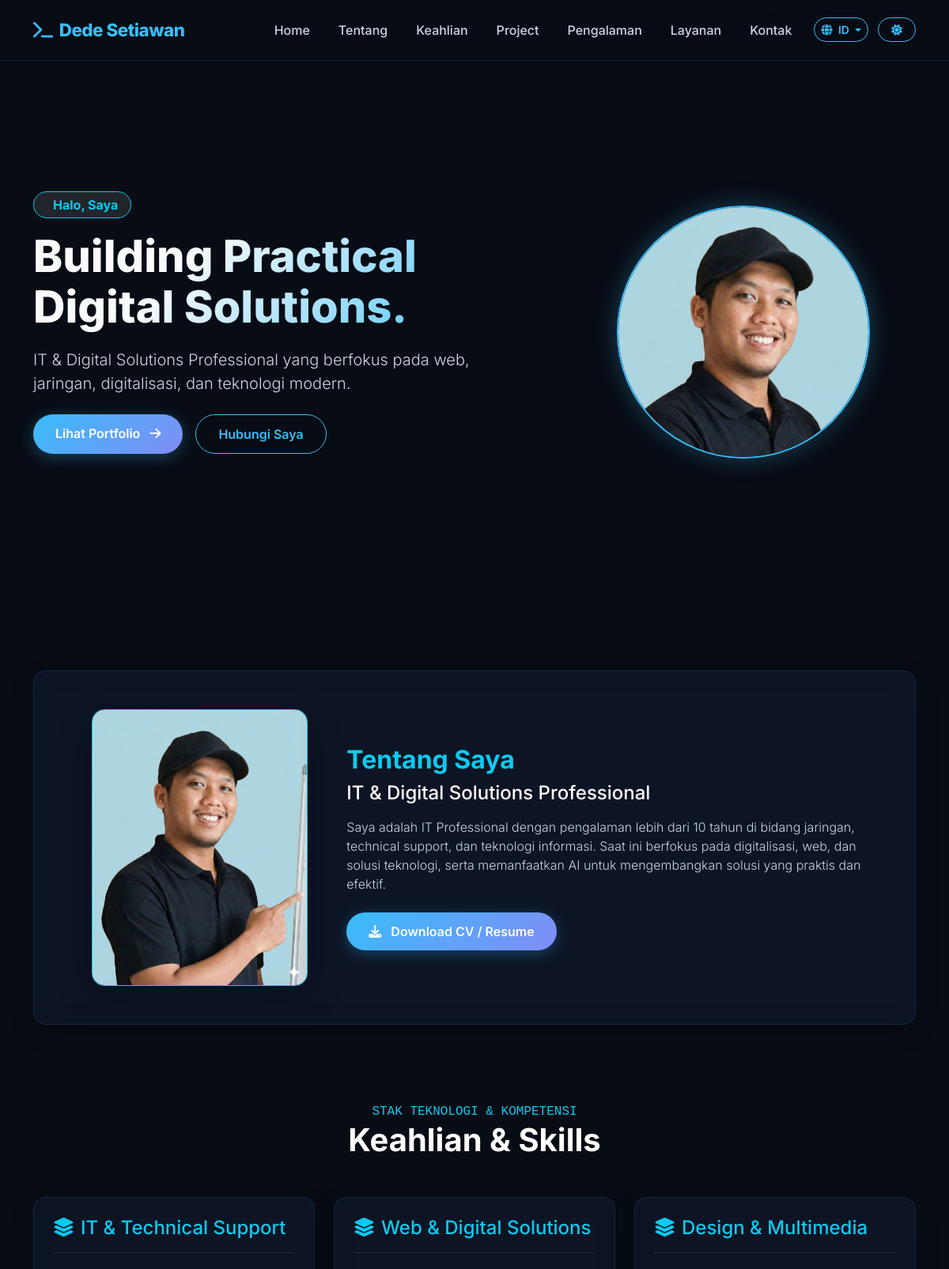
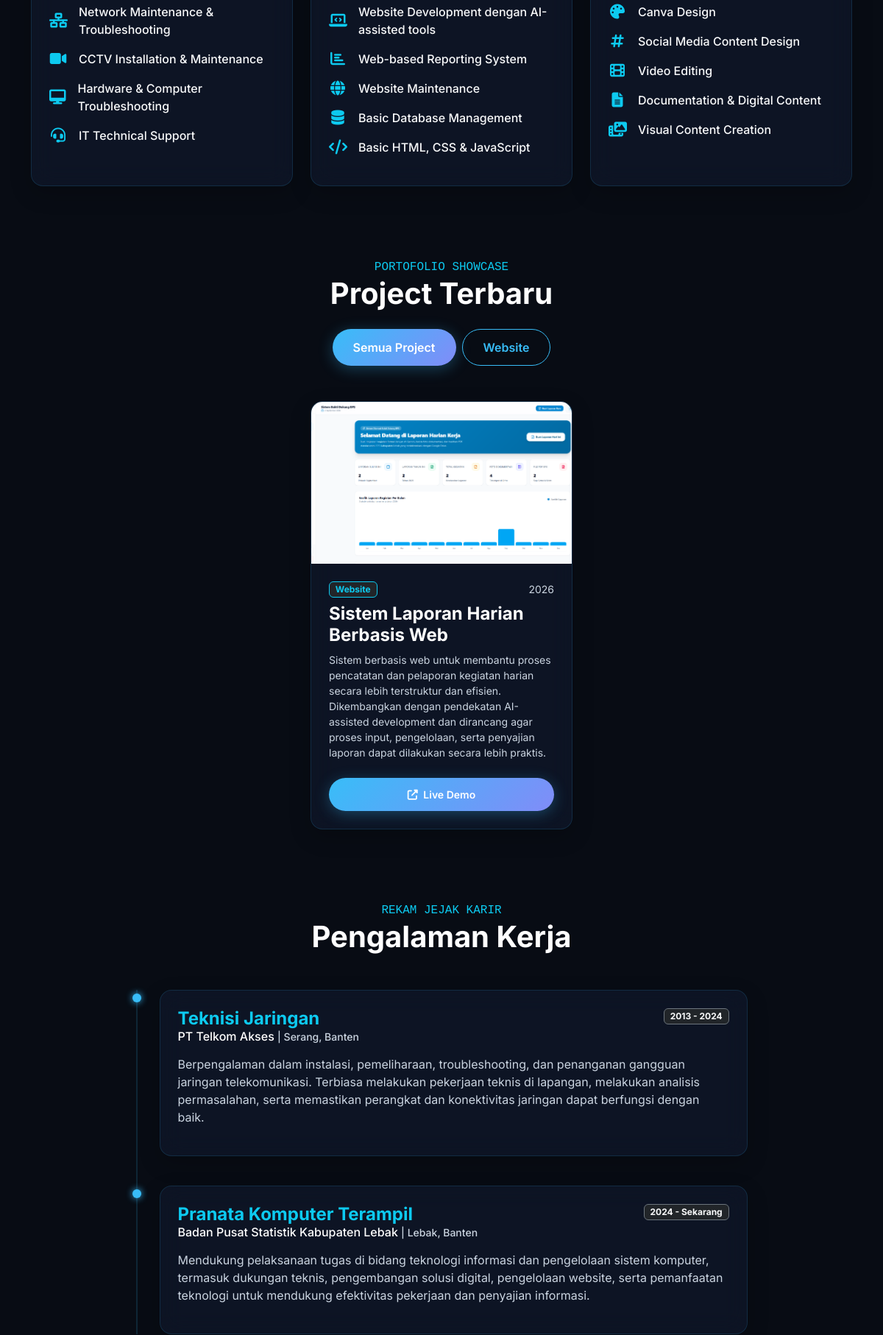
The page / (upper part) on the database its author committed (2 pictures, top to bottom).
### tables this page shows
CREATE TABLE `site_settings` (
  `id` int(11) NOT NULL AUTO_INCREMENT,
  `site_title` varchar(150) DEFAULT 'Developer Portfolio | IT Professional',
  `owner_name` varchar(100) DEFAULT '[NAMA ANDA]',
  `headline` varchar(255) DEFAULT 'Building Digital Experiences That Matter.',
  `bio_short` text DEFAULT NULL,
  `email` varchar(100) DEFAULT 'admin@example.com',
  `phone_whatsapp` varchar(20) DEFAULT '+6281234567890',
  `location` varchar(100) DEFAULT 'Indonesia',
  `cv_file` varchar(255) DEFAULT NULL,
  `favicon` varchar(255) DEFAULT NULL,
  `logo` varchar(255) DEFAULT NULL,
  `primary_color` varchar(20) DEFAULT '#38bdf8',
  `footer_text` varchar(255) DEFAULT 'All Rights Reserved.',
  `meta_keywords` text DEFAULT NULL,
  `meta_description` text DEFAULT NULL,
  `og_image` varchar(255) DEFAULT NULL,
  `updated_at` timestamp NOT NULL DEFAULT current_timestamp() ON UPDATE current_timestamp(),
  `telegram_bot_token` varchar(255) DEFAULT NULL,
  `telegram_chat_id` varchar(100) DEFAULT NULL,
  PRIMARY KEY (`id`)
);

CREATE TABLE `hero` (
  `id` int(11) NOT NULL AUTO_INCREMENT,
  `greeting` varchar(100) DEFAULT 'Halo, Saya',
  `greeting_en` varchar(100) DEFAULT NULL,
  `headline` varchar(255) DEFAULT 'Pranata Komputer & Fullstack Developer',
  `headline_en` varchar(255) DEFAULT NULL,
  `subheadline` text DEFAULT NULL,
  `subheadline_en` text DEFAULT NULL,
  `cta_text_primary` varchar(50) DEFAULT 'Lihat Portfolio',
  `cta_url_primary` varchar(255) DEFAULT '#projects',
  `cta_text_secondary` varchar(50) DEFAULT 'Hubungi Saya',
  `cta_url_secondary` varchar(255) DEFAULT '#contact',
  `profile_image` varchar(255) DEFAULT NULL,
  `is_active` tinyint(1) DEFAULT 1,
  PRIMARY KEY (`id`)
);

CREATE TABLE `profile` (
  `id` int(11) NOT NULL AUTO_INCREMENT,
  `full_name` varchar(100) DEFAULT '[NAMA LENGKAP]',
  `headline` varchar(200) DEFAULT 'IT & Software Engineering Specialist',
  `headline_en` varchar(255) DEFAULT NULL,
  `about_text` longtext DEFAULT NULL,
  `about_text_en` text DEFAULT NULL,
  `years_experience` int(11) DEFAULT 5,
  `projects_completed` int(11) DEFAULT 30,
  `websites_built` int(11) DEFAULT 25,
  `technologies_count` int(11) DEFAULT 15,
  `resume_file` varchar(255) DEFAULT NULL,
  `profile_image` varchar(255) DEFAULT NULL,
  PRIMARY KEY (`id`)
);

CREATE TABLE `skill_categories` (
  `id` int(11) NOT NULL AUTO_INCREMENT,
  `category_name` varchar(100) NOT NULL,
  `category_name_en` varchar(100) DEFAULT NULL,
  `display_order` int(11) DEFAULT 0,
  PRIMARY KEY (`id`)
);

CREATE TABLE `skills` (
  `id` int(11) NOT NULL AUTO_INCREMENT,
  `category_id` int(11) NOT NULL,
  `name` varchar(100) NOT NULL,
  `name_en` varchar(100) DEFAULT NULL,
  `level_percentage` int(11) DEFAULT 85,
  `icon_class` varchar(100) DEFAULT 'fas fa-code',
  `display_order` int(11) DEFAULT 0,
  PRIMARY KEY (`id`),
  KEY `category_id` (`category_id`),
  CONSTRAINT `skills_ibfk_1` FOREIGN KEY (`category_id`) REFERENCES `skill_categories` (`id`) ON DELETE CASCADE
);

CREATE TABLE `projects` (
  `id` int(11) NOT NULL AUTO_INCREMENT,
  `title` varchar(200) NOT NULL,
  `slug` varchar(200) NOT NULL,
  `category` varchar(100) DEFAULT 'Web',
  `short_description` text DEFAULT NULL,
  `full_description` longtext DEFAULT NULL,
  `thumbnail` varchar(255) DEFAULT NULL,
  `demo_url` varchar(255) DEFAULT NULL,
  `github_url` varchar(255) DEFAULT NULL,
  `project_year` varchar(10) DEFAULT '2026',
  `status` enum('Completed','In Progress','Maintained') DEFAULT 'Completed',
  `is_featured` tinyint(1) DEFAULT 0,
  `display_order` int(11) DEFAULT 0,
  `created_at` timestamp NOT NULL DEFAULT current_timestamp(),
  `title_en` varchar(150) DEFAULT NULL,
  `short_description_en` text DEFAULT NULL,
  `description_en` text DEFAULT NULL,
  PRIMARY KEY (`id`),
  UNIQUE KEY `slug` (`slug`)
);

CREATE TABLE `experiences` (
  `id` int(11) NOT NULL AUTO_INCREMENT,
  `position` varchar(150) NOT NULL,
  `company` varchar(150) NOT NULL,
  `location` varchar(100) DEFAULT NULL,
  `start_date` varchar(50) NOT NULL,
  `end_date` varchar(50) DEFAULT 'Present',
  `is_current` tinyint(1) DEFAULT 0,
  `description` text DEFAULT NULL,
  `tech_used` varchar(255) DEFAULT NULL,
  `display_order` int(11) DEFAULT 0,
  `position_en` varchar(100) DEFAULT NULL,
  `company_en` varchar(100) DEFAULT NULL,
  `description_en` text DEFAULT NULL,
  PRIMARY KEY (`id`)
);

### index.php (the view, shortened to what the rows shown need)
<?php
require_once __DIR__ . '/config/database.php';
require_once __DIR__ . '/config/helper.php';
require_once __DIR__ . '/config/lang.php';
$settings = db()->query("SELECT * FROM site_settings LIMIT 1")->fetch();
$hero = db()->query("SELECT * FROM hero LIMIT 1")->fetch();
$profile = db()->query("SELECT * FROM profile LIMIT 1")->fetch();
$skill_categories = db()->query("SELECT * FROM skill_categories ORDER BY display_order ASC")->fetchAll();
$projects = db()->query("SELECT * FROM projects ORDER BY display_order ASC, id DESC")->fetchAll();
$experiences = db()->query("SELECT * FROM experiences ORDER BY display_order ASC, id DESC")->fetchAll();
?>
<!DOCTYPE html>
<html lang="<?= $current_lang ?>">
<head>
    <link href="https://cdn.jsdelivr.net/npm/bootstrap@5.3.0/dist/css/bootstrap.min.css" rel="stylesheet">
    <link href="https://cdnjs.cloudflare.com/ajax/libs/font-awesome/6.4.0/css/all.min.css" rel="stylesheet">
    <link href="https://unpkg.com/aos@2.3.1/dist/aos.css" rel="stylesheet">
    <link href="<?= BASE_URL ?>assets/css/style.css?v=<?= time() ?>" rel="stylesheet">
</head>
<body>
    <nav class="navbar navbar-expand-lg fixed-top navbar-custom">
        <div class="container">
            <a class="navbar-brand" href="#hero">
                <i class="fas fa-terminal me-2"></i><?= sanitize($settings['owner_name'] ?? 'DEV.PORTFOLIO') ?>
            </a>
            <div class="collapse navbar-collapse" id="navbarNav">
                <ul class="navbar-nav ms-auto align-items-center gap-1">
                </ul>
            </div>
        </div>
    </nav>
    <section id="hero" class="hero-section">
        <div class="container">
            <div class="row align-items-center g-5">
                <div class="col-lg-7" data-aos="fade-right">
                    <span class="badge bg-dark border border-info text-info px-3 py-2 rounded-pill mb-3 fs-6">
                        <i class="fas fa-sparkles me-2"></i><?= sanitize(get_trans($hero, 'greeting', 'Halo, Saya')) ?>
                    </span>
                    <h1 class="hero-title"><?= sanitize(get_trans($hero, 'headline', 'Building Digital Experiences')) ?></h1>
                    <p class="lead text-muted mb-4 fs-5" style="max-width: 600px;"><?= sanitize(get_trans($hero, 'subheadline')) ?></p>
                    <div class="d-flex flex-wrap gap-3 mb-4">
                        <a href="<?= sanitize($hero['cta_url_primary'] ?? '#projects') ?>" class="btn btn-futuristic">
                            <?= sanitize($current_lang === 'en' ? $t['see_portfolio'] : ($hero['cta_text_primary'] ?? $t['see_portfolio'])) ?> <i class="fas fa-arrow-right ms-2"></i>
                        </a>
                        <a href="<?= sanitize($hero['cta_url_secondary'] ?? '#contact') ?>" class="btn btn-outline-futuristic">
                            <?= sanitize($current_lang === 'en' ? $t['contact_me'] : ($hero['cta_text_secondary'] ?? $t['contact_me'])) ?>
                        </a>
                    </div>
                </div>
                <div class="col-lg-5 text-center" data-aos="fade-left">
                    <div class="hero-profile-wrapper">
                        <?php if (!empty($hero['profile_image'])): ?>
                            <img src="<?= UPLOAD_URL . sanitize($hero['profile_image']) ?>" alt="Profile" class="hero-profile-img">
                        <?php else: ?>
                            <img src="https://images.unsplash.com/photo-1534528741775-53994a69daeb?auto=format&fit=crop&w=600&q=80" alt="Profile" class="hero-profile-img">
                        <?php endif; ?>
                    </div>
                </div>
            </div>
        </div>
    </section>
    <section id="about" class="py-5">
        <div class="container">
            <div class="glass-box p-4 p-md-5" data-aos="fade-up">
                <div class="row align-items-center g-4">
                    <div class="col-lg-4 text-center">
                        <?php if (!empty($profile['profile_image'])): ?>
                            <img src="<?= UPLOAD_URL . sanitize($profile['profile_image']) ?>" class="img-fluid rounded-4 border border-info shadow-lg" style="max-height: 350px; object-fit: cover;">
                        <?php else: ?>
                            <div class="p-5 text-center bg-dark rounded-4 text-muted"><i class="fas fa-user-tie fs-1"></i></div>
                        <?php endif; ?>
                    </div>
                    <div class="col-lg-8">
                        <h2 class="text-info fw-bold mb-2"><?= $t['about_me'] ?></h2>
                        <h4 class="text-white mb-3"><?= sanitize(get_trans($profile, 'headline')) ?></h4>
                        <p class="text-muted lead fs-6 mb-4" style="white-space: pre-wrap;"><?= sanitize(get_trans($profile, 'about_text')) ?></p>
                        <?php if (!empty($profile['resume_file'])): ?>
                            <a href="<?= UPLOAD_URL . sanitize($profile['resume_file']) ?>" target="_blank" class="btn btn-futuristic">
                                <i class="fas fa-download me-2"></i> <?= $t['download_cv'] ?>
                            </a>
                        <?php endif; ?>
                    </div>
                </div>
            </div>
        </div>
    </section>
    <section id="skills" class="py-5">
        <div class="container">
            <div class="text-center mb-5" data-aos="fade-up">
                <h2 class="fw-bold text-white fs-1"><?= $t['skills_title'] ?></h2>
            </div>
            <div class="row g-4">
                <?php foreach ($skill_categories as $cat): ?>
                    <div class="col-lg-4 col-md-6" data-aos="fade-up">
                        <div class="glass-box p-4 h-100">
                            <h4 class="text-info mb-4 border-bottom border-secondary border-opacity-25 pb-3">
                                <i class="fas fa-layer-group me-2"></i><?= sanitize(get_trans($cat, 'category_name')) ?>
                            </h4>
                            <?php
                            $s_stmt = db()->prepare("SELECT * FROM skills WHERE category_id = ? ORDER BY display_order ASC");
                            $s_stmt->execute([$cat['id']]);
                            $cat_skills = $s_stmt->fetchAll();
                            ?>
                            <ul class="list-unstyled mb-0">
                                <?php foreach ($cat_skills as $sk): ?>
                                    <li class="d-flex align-items-center mb-3 text-light">
                                        <i class="<?= sanitize(!empty($sk['icon_class']) ? $sk['icon_class'] : 'fas fa-check-circle') ?> text-info me-3 fs-5" style="width: 24px; text-align: center;"></i>
                                        <span class="fw-medium"><?= sanitize(get_trans($sk, 'name')) ?></span>
                                    </li>
                                <?php endforeach; ?>
                            </ul>
                        </div>
                    </div>
                <?php endforeach; ?>
            </div>
        </div>
    </section>
    <section id="projects" class="py-5">
        <div class="container">
            <div class="text-center mb-5" data-aos="fade-up">
                <h2 class="fw-bold text-white fs-1"><?= $t['recent_projects'] ?></h2>
            </div>
            <div class="row g-4 justify-content-center" id="projects-grid">
                <?php foreach ($projects as $pj): ?>
                    <div class="col-lg-4 col-md-6 project-item" data-category="<?= sanitize($pj['category']) ?>" data-aos="fade-up">
                        <div class="glass-box project-card">
                            <?php if (!empty($pj['thumbnail'])): ?>
                                <img src="<?= UPLOAD_URL . sanitize($pj['thumbnail']) ?>" alt="Project" class="project-thumb">
                            <?php else: ?>
                                <div class="bg-dark text-muted d-flex align-items-center justify-content-center" style="height: 220px;"><i class="fas fa-image fs-1"></i></div>
                            <?php endif; ?>
                            <div class="p-4 d-flex flex-column flex-grow-1">
                                <div class="d-flex justify-content-between align-items-center mb-2">
                                    <span class="badge bg-dark border border-info text-info"><?= sanitize($pj['category']) ?></span>
                                    <small class="text-muted"><?= sanitize($pj['project_year']) ?></small>
                                </div>
                                <h4 class="text-white fw-bold mb-2"><?= sanitize(get_trans($pj, 'title')) ?></h4>
                                <p class="text-muted small mb-4 flex-grow-1"><?= sanitize(get_trans($pj, 'short_description')) ?></p>
                                <div class="d-flex gap-2">
                                    <?php if (!empty($pj['demo_url'])): ?>
                                        <a href="<?= sanitize($pj['demo_url']) ?>" target="_blank" class="btn btn-sm btn-futuristic w-100"><i class="fas fa-external-link-alt me-1"></i> <?= $t['live_demo'] ?></a>
                                    <?php endif; ?>
                                </div>
                            </div>
                        </div>
                    </div>
                <?php endforeach; ?>
            </div>
        </div>
    </section>
    <section id="experience" class="py-5">
        <div class="container">
            <div class="text-center mb-5" data-aos="fade-up">
                <h2 class="fw-bold text-white fs-1"><?= $t['work_experience'] ?></h2>
            </div>
            <div class="row justify-content-center">
                <div class="col-lg-9">
                    <div class="timeline" data-aos="fade-up">
                        <?php foreach ($experiences as $ex): ?>
                            <div class="timeline-item">
                                <div class="glass-box p-4">
                                    <div class="d-flex justify-content-between align-items-start mb-2">
                                        <div>
                                            <h4 class="text-info fw-bold mb-0"><?= sanitize(get_trans($ex, 'position')) ?></h4>
                                            <h6 class="text-white"><?= sanitize(get_trans($ex, 'company')) ?> <small class="text-muted">| <?= sanitize($ex['location']) ?></small></h6>
                                        </div>
                                        <span class="badge bg-dark border border-secondary text-light">
                                            <?= sanitize($ex['start_date']) ?> - <?= $ex['is_current'] ? $t['present'] : sanitize($ex['end_date']) ?>
                                        </span>
                                    </div>
                                    <p class="text-muted mb-3" style="white-space: pre-wrap;"><?= sanitize(get_trans($ex, 'description')) ?></p>
                                </div>
                            </div>
                        <?php endforeach; ?>
                    </div>
                </div>
            </div>
        </div>
    </section>
</body>
</html>

### rows shown on the page
site_settings: owner_name "Dede Setiawan"
hero: greeting "Halo, Saya", headline "Building Practical Digital Solutions.", subheadline "IT & Digital Solutions Professional yang berfokus pada web, jaringan, digitalisasi, dan teknologi modern.", cta_text_primary "Lihat Portfolio", cta_text_secondary "Hubungi Saya", profile_image (picture)
profile: profile_image (picture), headline "IT & Digital Solutions Professional", about_text "Saya adalah IT Professional dengan pengalaman lebih dari 10 tahun di bidang jaringan, technical support, dan teknologi informasi. Saat ini berfokus pada digitalisasi, web, dan solusi teknologi, serta memanfaatkan AI untuk mengembangkan solusi yang praktis dan efektif."
skill_categories: category_name "IT & Technical Support"
skills: name "Network Maintenance & Troubleshooting"
skills: name "CCTV Installation & Maintenance"
skills: name "Hardware & Computer Troubleshooting"
skills: name "IT Technical Support"
skill_categories: category_name "Web & Digital Solutions"
skills: name "Website Development dengan AI-assisted tools"
skills: name "Web-based Reporting System"
skills: name "Website Maintenance"
skills: name "Basic Database Management"
skills: name "Basic HTML, CSS & JavaScript"
skill_categories: category_name "Design & Multimedia"
skills: name "Canva Design"
skills: name "Social Media Content Design"
skills: name "Video Editing"
skills: name "Documentation & Digital Content"
skills: name "Visual Content Creation"
projects: thumbnail (picture), category "Website", project_year "2026", title "Sistem Laporan Harian Berbasis Web", short_description "Sistem berbasis web untuk membantu proses pencatatan dan pelaporan kegiatan harian secara lebih terstruktur dan efisien. Dikembangkan dengan pendekatan AI-assisted development dan dirancang agar proses input, pengelolaan, serta penyajian laporan dapat dilakukan secara lebih praktis."
experiences: position "Teknisi Jaringan", company "PT Telkom Akses", location "Serang, Banten", start_date "2013", end_date "2024", description "Berpengalaman dalam instalasi, pemeliharaan, troubleshooting, dan penanganan gangguan jaringan telekomunikasi. Terbiasa melakukan pekerjaan teknis di lapangan, melakukan analisis permasalahan, serta memastikan perangkat dan konektivitas jaringan dapat berfungsi dengan baik."
experiences: position "Pranata Komputer Terampil", company "Badan Pusat Statistik Kabupaten Lebak", location "Lebak, Banten", start_date "2024", description "Mendukung pelaksanaan tugas di bidang teknologi informasi dan pengelolaan sistem komputer, termasuk dukungan teknis, pengembangan solusi digital, pengelolaan website, serta pemanfaatan teknologi untuk mendukung efektivitas pekerjaan dan penyajian informasi."

### other values the page prints
$t['home'] "Home"
$t['about'] "Tentang"
$t['skills'] "Keahlian"
$t['projects'] "Project"
$t['experience'] "Pengalaman"
$t['services'] "Layanan"
$t['contact'] "Kontak"
$current_lang "ID"
$t['about_me'] "Tentang Saya"
$t['download_cv'] "Download CV / Resume"
$t['tech_competencies'] "STAK TEKNOLOGI & KOMPETENSI"
$t['skills_title'] "Keahlian & Skills"
$t['portfolio_showcase'] "PORTOFOLIO SHOWCASE"
$t['recent_projects'] "Project Terbaru"
$t['all_projects'] "Semua Project"
